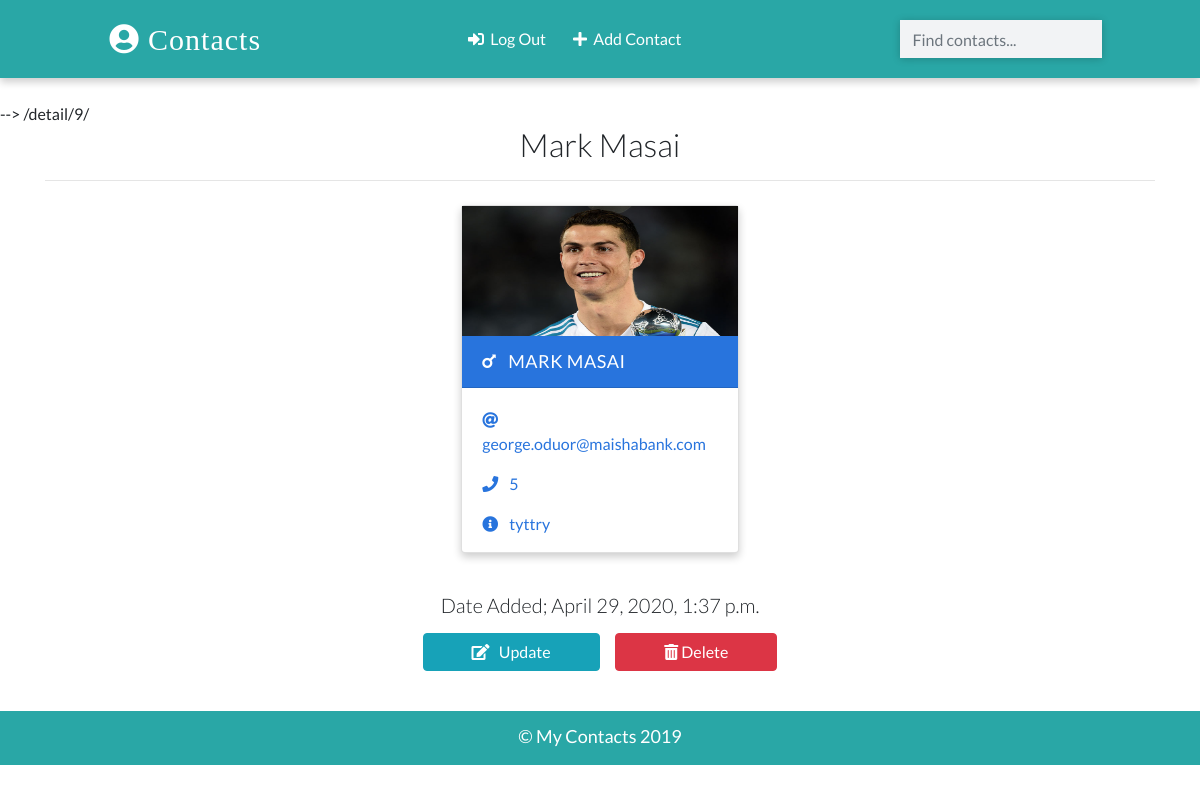
Page /detail/9/ (signed in) on the committed database.
### app/models.py (models this page shows, shortened)
class Contact(models.Model):
    manager = models.ForeignKey(User, on_delete=models.CASCADE, default=None)
    name = models.CharField(max_length=20)
    email = models.EmailField(max_length=100)
    phone = models.IntegerField()
    info = models.CharField(max_length=20)
    gender = models.CharField(max_length=50, choices=(
        ('male', 'Male'), ('female', 'Female')
    ))
    image = models.ImageField(upload_to='images/', blank=True)
    date_added = models.DateTimeField(default=datetime.now)
    class Meta:
        ordering = ['-id']

### app/views.py (the view)
# urls.py: path('detail/<int:pk>/', views.ContactDetailView.as_view(), name='detail'),
class ContactDetailView(LoginRequiredMixin, DetailView):
    template_name = 'detail.html'
    model = Contact
    context_object_name = 'contact'

### templates/detail.html (shortened to what this page needs)
{% extends 'base.html' %}
{% load static %}
{% block content %}
 {% if contact.manager == request.user %}
{{request.path}}
    <div class="container">
      <h2 class="heading font-weight-light text-center">{{contact.name}}</h2>
      <hr />
    </div>
    <div class="container main-part">
    {% include 'partials/_card.html' %}
    <div class="container mt-3">
        <h5 class="text-center my-3 font-weight-light">Date Added; {{contact.date_added}}</h5>
        <p class="text-center text-light">
            <a class="btn btn-info px-5" href="{% url 'update' contact.id %}">
                <i class="fas fa-edit"></i> &nbsp; Update
            </a>&nbsp;&nbsp;&nbsp;&nbsp;
            <a class="btn btn-danger px-5" href="{% url 'delete' contact.id %}">
                <i class="fas fa-trash-alt"></i>&nbsp;Delete
            </a>
        </p>
    </div>
    </div>
 {% else %}
<div class="container">
      <h2 class="heading font-weight-light text-center">Permission Denied!</h2>
    </div>
{% endif %}
{% endblock content %}

### templates/partials/_card.html (shortened to what this page needs)
{% load static %}
            {% if contact.gender == "male" %}
                 <div class="card my-2 mx-2 boy-card {% if 'detail' in request.path %} mx-auto w-25{% endif %}">
        <img src="{% if contact.image %}
                    {{contact.image.url}}
                  {% else %}
                   {% static './images/boy.png' %}
                  {% endif %}" class="img-fluid" />
        <div class="card-header">
          <a href="{% url 'detail' contact.id %}" class="text-white header-link">
            <i class="fas fa-mars mr-2"></i> {{contact.name}}</a>
        </div>
        <div class="card-body pb-0">
          <p>
            <i class="fas fa-at mr-2"></i>
            <a href="mailto:{{contact.email}}">{{contact.email}}</a>
          </p>
          <p>
            <i class="fas fa-phone mr-2"></i>
            <a href="tel:{{contact.phone}}">{{contact.phone}}</a>
          </p>
          <p><i class="fas fa-info-circle mr-2"></i> {{contact.info}}</p>
        </div>
      </div>
            {% endif %}

### static/css/main.css (style rules this page uses)
:root { --back: #29a7a6; --girl: #e64298; --boy: #2874dd; }
body { font-family: Lato, sans-serif; }
.card { box-shadow: 0 4px 8px 0 rgba(0, 0, 0, 0.2); transition: 0.3s; min-width: 250px; box-sizing: border-box; }
img { height: 130px !important; }
.card-header { font-size: 18px; letter-spacing: 0.5px; text-transform: uppercase; }
.boy-card .card-header { background-color: var(--boy); }
.boy-card .card-body, .boy-card .card-body p a { color: var(--boy); }
.card-body p { cursor: pointer; }
.main-part { display: flex; flex-wrap: wrap; justify-content: space-evenly; }

### rows in the picture
Contact: name "Mark Masai", image (picture), name "MARK MASAI", email "george.oduor@maishabank.com", phone "5", info "tyttry", date_added "April 29, 2020, 1:37 p.m."

### other values in the picture
{{ request.path }} "/detail/9/"
